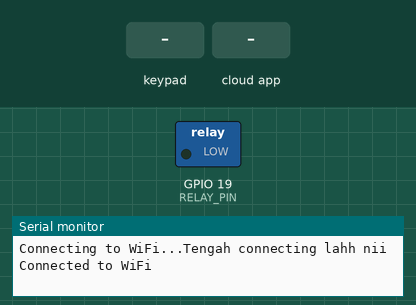
This sketch was run on a simulated ESP32. Shown: switched loads named in the sketch (green lamp = pin HIGH), the last lines printed to the serial monitor. The test bench sets the inputs (shaded band). WiFi joins after 1.5 s; servers stay silent unless stated; the Firebase database answers and starts empty.

Above: at 3.3 s.
3.4 s: keypad keys A B C # pressed 0.4 s apart
At 4.9 s:
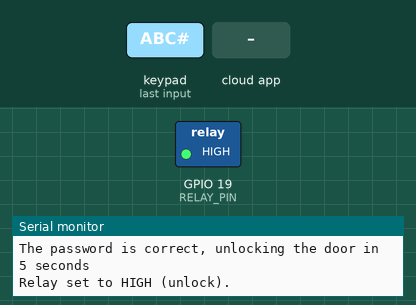
8.0 s: the phone or cloud app sets Doorlock2 to ON
Timing chart, 0 to 11.4 s (numbered marks = the images above; inputs shaded):
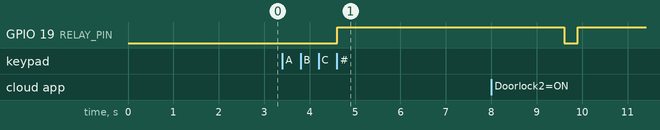

The sketch:

KeypadNSolenoidApps.ino
```cpp
#include <WiFi.h>
#include <Keypad.h>
#include <ArduinoJson.h>
#include <IOXhop_FirebaseESP32.h>

#define RELAY_PIN 19  // ESP32 pin GPIO19 connected to the relay
#define ROW_NUM 4     // keypad four rows
#define COLUMN_NUM 4  // keypad four columns (adjusted comment to match definition)

// Firebase Credentials
#define FIREBASE_HOST "maass3-8085d-default-rtdb.asia-southeast1.firebasedatabase.app" //Masukkan link realtime database Firebase
#define FIREBASE_AUTH "jFPX6RUB9DfgvEEFGjV8pBdge1FVyrp269NMHVeB"


String switchkeylock;  //variable(switchlock) to read status LED in Firebase RTDB


// Define your WiFi credentials
const char* wifi_ssid = "Pena pemuji";
const char* wifi_password = "77777777";

// Define the keymap
char keys[ROW_NUM][COLUMN_NUM] = {
  { '1', '2', '3', 'A' },
  { '4', '5', '6', 'B' },
  { '7', '8', '9', 'C' },
  { '*', '0', '#', 'D' }
};

// Connect keypad ROW0, ROW1, ROW2, ROW3 to these ESP32 pins
byte rowPins[ROW_NUM] = { 13, 12, 14, 27 };

// Connect keypad COL0, COL1, COL2, COL3 to these ESP32 pins
byte colPins[COLUMN_NUM] = { 26, 25, 33, 32 };

// Create the Keypad object
Keypad keypad = Keypad(makeKeymap(keys), rowPins, colPins, ROW_NUM, COLUMN_NUM);

// Define passwords
const String correct_password = "ABC";  // change your password here

String input_password;

void setup() {
  Serial.begin(115200);
  input_password.reserve(32);    // maximum input characters is 33, change if needed
  pinMode(RELAY_PIN, OUTPUT);    // initialize pin as an output
  digitalWrite(RELAY_PIN, LOW);  // lock the door

  // Connect to WiFi
  WiFi.begin(wifi_ssid, wifi_password);
  Serial.print("Connecting to WiFi...");
  while (WiFi.status() != WL_CONNECTED) {
    delay(2000);
    Serial.println("Tengah connecting lahh nii");
  }
  Serial.println();
  Serial.println("Connected to WiFi");

  Firebase.begin(FIREBASE_HOST, FIREBASE_AUTH);  // Hosting Firebase

    Firebase.setString("Actuator/Doorlock2","OFF");  //set inital status of Actuator
}

void loop() {
  char key = keypad.getKey();

  if (key) {
    Serial.println(key);

    if (key == '*') {
      input_password = "";  // reset the input password
      Serial.println("Input password reset.");
    } else if (key == '#') {
      if (input_password == correct_password) {
        Serial.println("The password is correct, unlocking the door in 5 seconds");
        digitalWrite(RELAY_PIN, HIGH);  // unlock the door for 5 seconds
        Serial.println("Relay set to HIGH (unlock).");
        delay(5000);
        digitalWrite(RELAY_PIN, LOW);  // lock the door
        Serial.println("Relay set to LOW (lock).");

        // Send data to Firebase
        Firebase.setString("Sensor/Key Passcode", "ABC");

      } else {
        Serial.println("The password is incorrect, try again");

        // Send data to Firebase for incorrect password
        Firebase.setString("Sensor/Key Passcode", "");
        Serial.println("Incorrect password set in Firebase.");

      }

      input_password = "";  // reset the input password
      Serial.println("Input password reset.");
    } else {
      input_password += key;  // append new character to input password string
      Serial.print("Current input password: ");
      Serial.println(input_password);
    }

     // Solenoid Control*
  switchkeylock = Firebase.getString("Actuator/Doorlock2");
  switchkeylock.toUpperCase(); //change rule to uppercase

  if(switchkeylock == "ON" || switchkeylock == "1"){
      digitalWrite(RELAY_PIN,HIGH);
      Serial.print("Doorlock Lower Status:");
      Serial.println(switchkeylock);
    }else if(switchkeylock == "OFF" || switchkeylock == "0"){
      digitalWrite(RELAY_PIN,LOW);
      Serial.print("Doorlock Lower Status:");
      Serial.println(switchkeylock);
    }
  }
}
```

Measured:
- after the input at 3.4 s, GPIO 19 (RELAY_PIN): LOW → HIGH after 1.2 s
